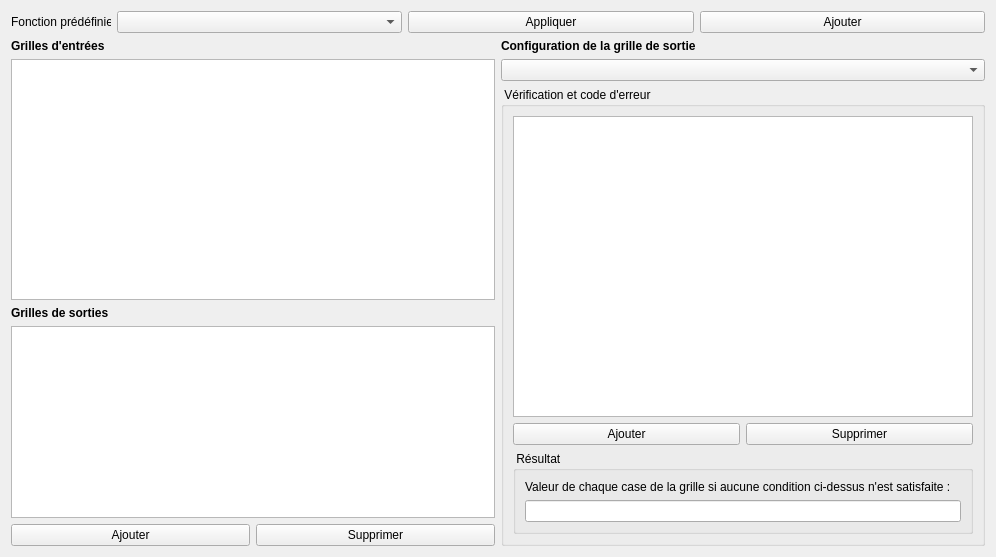
<?xml version="1.0" encoding="UTF-8"?>
<ui version="4.0">
 <class>GenericComputeGridsConfiguration</class>
 <widget class="QWidget" name="GenericComputeGridsConfiguration">
  <property name="geometry">
   <rect>
    <x>0</x>
    <y>0</y>
    <width>996</width>
    <height>557</height>
   </rect>
  </property>
  <property name="minimumSize">
   <size>
    <width>996</width>
    <height>557</height>
   </size>
  </property>
  <property name="windowTitle">
   <string>Configuration de(s) grille(s) de sortie</string>
  </property>
  <layout class="QVBoxLayout" name="verticalLayout_6">
   <item>
    <layout class="QHBoxLayout" name="horizontalLayout_4">
     <property name="bottomMargin">
      <number>0</number>
     </property>
     <item>
      <widget class="QLabel" name="label_4">
       <property name="maximumSize">
        <size>
         <width>100</width>
         <height>16777215</height>
        </size>
       </property>
       <property name="text">
        <string>Fonction prédéfinie :</string>
       </property>
      </widget>
     </item>
     <item>
      <widget class="QComboBox" name="comboBoxPredefinedCompute"/>
     </item>
     <item>
      <widget class="QPushButton" name="pushButtonApplyPredefinedCompute">
       <property name="toolTip">
        <string>Si vous appliquez la fonction prédéfinie : toutes les grilles de sorties que vous avez mise en place jusqu'à présent seront supprimées et remplacées par celles de la fonction prédéfinie.</string>
       </property>
       <property name="text">
        <string>Appliquer</string>
       </property>
      </widget>
     </item>
     <item>
      <widget class="QPushButton" name="pushButtonAddPredefinedCompute">
       <property name="toolTip">
        <string>Si vous ajoutez une fonction prédéfinie : toutes les grilles de sorties mise en place jusqu'à présent seront conservées.</string>
       </property>
       <property name="text">
        <string>Ajouter</string>
       </property>
      </widget>
     </item>
    </layout>
   </item>
   <item>
    <layout class="QHBoxLayout" name="horizontalLayout">
     <property name="rightMargin">
      <number>0</number>
     </property>
     <item>
      <layout class="QVBoxLayout" name="verticalLayout_5">
       <item>
        <layout class="QVBoxLayout" name="verticalLayout">
         <item>
          <widget class="QLabel" name="label">
           <property name="text">
            <string>&lt;html&gt;&lt;head/&gt;&lt;body&gt;&lt;p&gt;&lt;span style=&quot; font-weight:600;&quot;&gt;Grilles d'entrées&lt;/span&gt;&lt;/p&gt;&lt;/body&gt;&lt;/html&gt;</string>
           </property>
          </widget>
         </item>
         <item>
          <widget class="QTableWidget" name="tableWidgetInGrid"/>
         </item>
         <item>
          <layout class="QVBoxLayout" name="verticalLayout_2">
           <item>
            <widget class="QLabel" name="label_2">
             <property name="text">
              <string>&lt;html&gt;&lt;head/&gt;&lt;body&gt;&lt;p&gt;&lt;span style=&quot; font-weight:600;&quot;&gt;Grilles de sorties&lt;/span&gt;&lt;/p&gt;&lt;/body&gt;&lt;/html&gt;</string>
             </property>
            </widget>
           </item>
           <item>
            <widget class="QTableWidget" name="tableWidgetOutGrid"/>
           </item>
           <item>
            <layout class="QHBoxLayout" name="horizontalLayout_2">
             <property name="bottomMargin">
              <number>0</number>
             </property>
             <item>
              <widget class="QPushButton" name="pushButtonAddOutGrid">
               <property name="text">
                <string>Ajouter</string>
               </property>
              </widget>
             </item>
             <item>
              <widget class="QPushButton" name="pushButtonDeleteOutGrid">
               <property name="text">
                <string>Supprimer</string>
               </property>
              </widget>
             </item>
            </layout>
           </item>
          </layout>
         </item>
        </layout>
       </item>
      </layout>
     </item>
     <item>
      <layout class="QVBoxLayout" name="verticalLayout_3">
       <item>
        <widget class="QLabel" name="labelConfigureOutGrid">
         <property name="text">
          <string>&lt;html&gt;&lt;head/&gt;&lt;body&gt;&lt;p&gt;&lt;span style=&quot; font-weight:600;&quot;&gt;Configuration de la grille de sortie&lt;/span&gt;&lt;/p&gt;&lt;/body&gt;&lt;/html&gt;</string>
         </property>
        </widget>
       </item>
       <item>
        <widget class="QComboBox" name="comboBoxOutGridToConfigure"/>
       </item>
       <item>
        <widget class="QGroupBox" name="groupBox">
         <property name="title">
          <string> Vérification et code d'erreur </string>
         </property>
         <layout class="QVBoxLayout" name="verticalLayout_4">
          <item>
           <widget class="QTableWidget" name="tableWidgetChecks">
            <property name="toolTip">
             <string>&lt;html&gt;&lt;head/&gt;&lt;body&gt;&lt;p&gt;&lt;span style=&quot; font-weight:600;&quot;&gt;Définissez ici des formules conditionnelles. &lt;/span&gt;&lt;/p&gt;&lt;p&gt;Elles seront executées dans l'ordre dans lequel vous les avez définies et si l'une d'entre elles est vérifié ni les autres ni la formule finale ne seront exécutés.&lt;/p&gt;&lt;p&gt;&lt;span style=&quot; text-decoration: underline;&quot;&gt;Pseudo code (exemple) :&lt;/span&gt;&lt;/p&gt;&lt;p&gt;&lt;span style=&quot; font-style:italic;&quot;&gt;Si condition[1] Alors&lt;br/&gt;&amp;nbsp;&amp;nbsp;&amp;nbsp;case(i) = codeErreur[1]&lt;br/&gt;Sinon Si condition[2] Alors&lt;br/&gt;&amp;nbsp;&amp;nbsp;&amp;nbsp;case(i) = codeErreur[2]&lt;br/&gt;Sinon&lt;br/&gt;&amp;nbsp;&amp;nbsp;&amp;nbsp;case(i) = formuleFinal&lt;/span&gt;&lt;/p&gt;&lt;p&gt;&lt;span&gt;Si vous voulez vous référer à la grille de sortie écrivez dans la formule le mot clé &quot;&lt;b&gt;this&lt;/b&gt;&quot;.&lt;/span&gt;&lt;p&gt;Exemple : &lt;i&gt;this &amp;lt; -1&lt;/i&gt;&lt;/p&gt;&lt;/body&gt;&lt;/html&gt;</string>
            </property>
           </widget>
          </item>
          <item>
           <layout class="QHBoxLayout" name="horizontalLayout_3">
            <property name="bottomMargin">
             <number>0</number>
            </property>
            <item>
             <widget class="QPushButton" name="pushButtonAddCheck">
              <property name="text">
               <string>Ajouter</string>
              </property>
             </widget>
            </item>
            <item>
             <widget class="QPushButton" name="pushButtonDeleteCheck">
              <property name="text">
               <string>Supprimer</string>
              </property>
             </widget>
            </item>
           </layout>
          </item>
          <item>
           <widget class="QGroupBox" name="groupBox_2">
            <property name="title">
             <string> Résultat </string>
            </property>
            <layout class="QVBoxLayout" name="verticalLayout_7">
             <item>
              <widget class="QLabel" name="label_5">
               <property name="text">
                <string>Valeur de chaque case de la grille si aucune condition ci-dessus n'est satisfaite :</string>
               </property>
              </widget>
             </item>
             <item>
              <widget class="QLineEdit" name="lineEditComputeFormula">
               <property name="toolTip">
                <string>&lt;html&gt;&lt;head/&gt;&lt;body&gt;&lt;p&gt;&lt;span style=&quot; font-weight:600;&quot;&gt;Définissez ici la formule finale&lt;/span&gt;&lt;/p&gt;&lt;p&gt;La formule finale est executée seulement si aucune condition ci-dessus n'est satisfaite.&lt;/p&gt;&lt;p&gt;&lt;span style=&quot; text-decoration: underline;&quot;&gt;Pseudo code (exemple) :&lt;/span&gt;&lt;/p&gt;&lt;p&gt;&lt;span style=&quot; font-style:italic;&quot;&gt;Si condition[1] Alors&lt;br/&gt;&amp;nbsp;&amp;nbsp;&amp;nbsp;case(i) = codeErreur[1]&lt;br/&gt;Sinon Si condition[2] Alors&lt;br/&gt;&amp;nbsp;&amp;nbsp;&amp;nbsp;case(i) = codeErreur[2]&lt;br/&gt;Sinon&lt;br/&gt;&amp;nbsp;&amp;nbsp;&amp;nbsp;case(i) = formuleFinal&lt;/span&gt;&lt;/p&gt;&lt;p&gt;&lt;span&gt;Si vous voulez vous référer à la grille de sortie écrivez dans la formule le mot clé &quot;&lt;b&gt;this&lt;/b&gt;&quot;.&lt;/span&gt;&lt;p&gt;Exemple : &lt;i&gt;this + a*2&lt;/i&gt;&lt;/p&gt;&lt;/body&gt;&lt;/html&gt;</string>
               </property>
              </widget>
             </item>
            </layout>
           </widget>
          </item>
         </layout>
        </widget>
       </item>
      </layout>
     </item>
    </layout>
   </item>
  </layout>
 </widget>
 <resources/>
 <connections/>
</ui>
